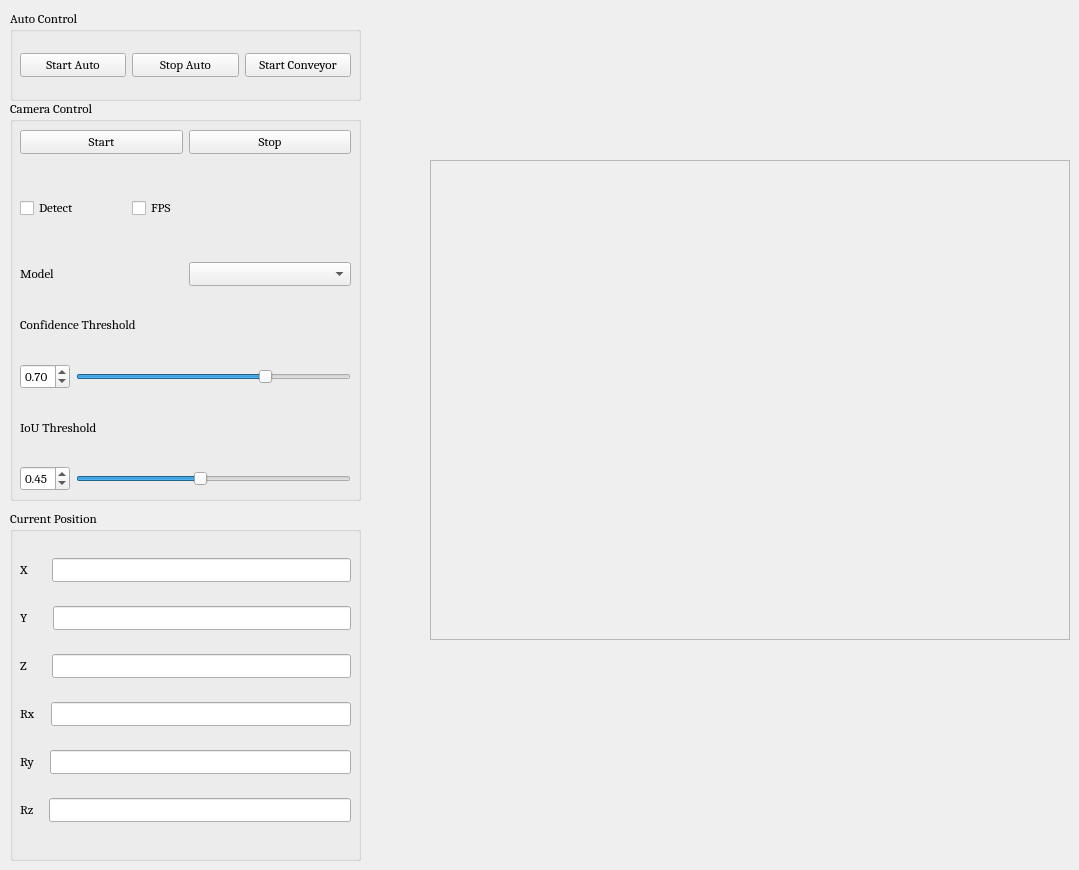
    <widget class="QWidget" name="autoTab">
     <attribute name="title">
      <string>Auto</string>
     </attribute>
     <widget class="QFrame" name="frame">
      <property name="geometry">
       <rect>
        <x>430</x>
        <y>160</y>
        <width>640</width>
        <height>480</height>
       </rect>
      </property>
      <property name="font">
       <font>
        <family>Cambria</family>
        <pointsize>10</pointsize>
       </font>
      </property>
      <property name="frameShape">
       <enum>QFrame::StyledPanel</enum>
      </property>
      <property name="frameShadow">
       <enum>QFrame::Raised</enum>
      </property>
      <widget class="QLabel" name="img_label">
       <property name="geometry">
        <rect>
         <x>70</x>
         <y>40</y>
         <width>55</width>
         <height>16</height>
        </rect>
       </property>
       <property name="font">
        <font>
         <family>Cambria</family>
         <pointsize>10</pointsize>
        </font>
       </property>
       <property name="text">
        <string/>
       </property>
      </widget>
     </widget>
     <widget class="QGroupBox" name="groupBox_4">
      <property name="geometry">
       <rect>
        <x>10</x>
        <y>100</y>
        <width>351</width>
        <height>401</height>
       </rect>
      </property>
      <property name="font">
       <font>
        <family>Cambria</family>
        <pointsize>10</pointsize>
       </font>
      </property>
      <property name="title">
       <string>Camera Control</string>
      </property>
      <widget class="QWidget" name="verticalLayoutWidget_6">
       <property name="geometry">
        <rect>
         <x>10</x>
         <y>30</y>
         <width>331</width>
         <height>361</height>
        </rect>
       </property>
       <property name="font">
        <font>
         <family>Cambria</family>
         <pointsize>10</pointsize>
        </font>
       </property>
       <layout class="QVBoxLayout" name="verticalLayout_8">
        <item>
         <layout class="QHBoxLayout" name="horizontalLayout_31">
          <item>
           <widget class="QPushButton" name="startCam_btn">
            <property name="font">
             <font>
              <family>Cambria</family>
              <pointsize>10</pointsize>
             </font>
            </property>
            <property name="text">
             <string>Start</string>
            </property>
           </widget>
          </item>
          <item>
           <widget class="QPushButton" name="stopCam_btn">
            <property name="font">
             <font>
              <family>Cambria</family>
              <pointsize>10</pointsize>
             </font>
            </property>
            <property name="text">
             <string>Stop</string>
            </property>
           </widget>
          </item>
         </layout>
        </item>
        <item>
         <layout class="QHBoxLayout" name="horizontalLayout_32">
          <item>
           <widget class="QCheckBox" name="detect_box">
            <property name="font">
             <font>
              <family>Cambria</family>
              <pointsize>10</pointsize>
             </font>
            </property>
            <property name="text">
             <string>Detect</string>
            </property>
           </widget>
          </item>
          <item>
           <widget class="QCheckBox" name="fps_box">
            <property name="font">
             <font>
              <family>Cambria</family>
              <pointsize>10</pointsize>
             </font>
            </property>
            <property name="text">
             <string>FPS</string>
            </property>
           </widget>
          </item>
          <item>
           <widget class="QLabel" name="fps_label">
            <property name="font">
             <font>
              <family>Cambria</family>
              <pointsize>10</pointsize>
             </font>
            </property>
            <property name="text">
             <string/>
            </property>
           </widget>
          </item>
         </layout>
        </item>
        <item>
         <layout class="QHBoxLayout" name="horizontalLayout_33">
          <item>
           <widget class="QLabel" name="label_10">
            <property name="font">
             <font>
              <family>Cambria</family>
              <pointsize>10</pointsize>
             </font>
            </property>
            <property name="text">
             <string>Model</string>
            </property>
           </widget>
          </item>
          <item>
           <widget class="QComboBox" name="comboBox">
            <property name="font">
             <font>
              <family>Cambria</family>
              <pointsize>10</pointsize>
             </font>
            </property>
           </widget>
          </item>
         </layout>
        </item>
        <item>
         <layout class="QVBoxLayout" name="verticalLayout_9">
          <item>
           <widget class="QLabel" name="confLabel_2">
            <property name="font">
             <font>
              <family>Cambria</family>
              <pointsize>10</pointsize>
             </font>
            </property>
            <property name="text">
             <string>Confidence Threshold</string>
            </property>
           </widget>
          </item>
          <item>
           <layout class="QHBoxLayout" name="horizontalLayout_34">
            <item>
             <widget class="QDoubleSpinBox" name="confSpinBox">
              <property name="font">
               <font>
                <family>Cambria</family>
                <pointsize>10</pointsize>
               </font>
              </property>
              <property name="maximum">
               <double>1.000000000000000</double>
              </property>
              <property name="singleStep">
               <double>0.010000000000000</double>
              </property>
              <property name="value">
               <double>0.700000000000000</double>
              </property>
             </widget>
            </item>
            <item>
             <widget class="QSlider" name="confSlider">
              <property name="font">
               <font>
                <family>Cambria</family>
                <pointsize>10</pointsize>
               </font>
              </property>
              <property name="maximum">
               <number>100</number>
              </property>
              <property name="value">
               <number>70</number>
              </property>
              <property name="orientation">
               <enum>Qt::Horizontal</enum>
              </property>
             </widget>
            </item>
           </layout>
          </item>
         </layout>
        </item>
        <item>
         <layout class="QVBoxLayout" name="verticalLayout_10">
          <item>
           <widget class="QLabel" name="iouLabel_2">
            <property name="font">
             <font>
              <family>Cambria</family>
              <pointsize>10</pointsize>
             </font>
            </property>
            <property name="text">
             <string>IoU Threshold</string>
            </property>
           </widget>
          </item>
          <item>
           <layout class="QHBoxLayout" name="horizontalLayout_35">
            <item>
             <widget class="QDoubleSpinBox" name="iouSpinBox">
              <property name="font">
               <font>
                <family>Cambria</family>
                <pointsize>10</pointsize>
               </font>
              </property>
              <property name="maximum">
               <double>1.000000000000000</double>
              </property>
              <property name="singleStep">
               <double>0.010000000000000</double>
              </property>
              <property name="value">
               <double>0.450000000000000</double>
              </property>
             </widget>
            </item>
            <item>
             <widget class="QSlider" name="iouSlider">
              <property name="font">
               <font>
                <family>Cambria</family>
                <pointsize>10</pointsize>
               </font>
              </property>
              <property name="maximum">
               <number>100</number>
              </property>
              <property name="value">
               <number>45</number>
              </property>
              <property name="orientation">
               <enum>Qt::Horizontal</enum>
              </property>
             </widget>
            </item>
           </layout>
          </item>
         </layout>
        </item>
       </layout>
      </widget>
     </widget>
     <widget class="QGroupBox" name="groupBox_7">
      <property name="geometry">
       <rect>
        <x>10</x>
        <y>510</y>
        <width>351</width>
        <height>351</height>
       </rect>
      </property>
      <property name="font">
       <font>
        <family>Cambria</family>
        <pointsize>10</pointsize>
       </font>
      </property>
      <property name="title">
       <string>Current Position</string>
      </property>
      <widget class="QWidget" name="verticalLayoutWidget_5">
       <property name="geometry">
        <rect>
         <x>10</x>
         <y>30</y>
         <width>331</width>
         <height>301</height>
        </rect>
       </property>
       <property name="font">
        <font>
         <family>Cambria</family>
         <pointsize>10</pointsize>
        </font>
       </property>
       <layout class="QVBoxLayout" name="verticalLayout_5">
        <item>
         <layout class="QHBoxLayout" name="horizontalLayout_26" stretch="0,0">
          <property name="spacing">
           <number>23</number>
          </property>
          <property name="sizeConstraint">
           <enum>QLayout::SetDefaultConstraint</enum>
          </property>
          <item>
           <widget class="QLabel" name="X_label_13">
            <property name="sizePolicy">
             <sizepolicy hsizetype="Preferred" vsizetype="Preferred">
              <horstretch>0</horstretch>
              <verstretch>0</verstretch>
             </sizepolicy>
            </property>
            <property name="font">
             <font>
              <family>Cambria</family>
              <pointsize>10</pointsize>
             </font>
            </property>
            <property name="text">
             <string>X</string>
            </property>
           </widget>
          </item>
          <item>
           <widget class="QLineEdit" name="posX">
            <property name="enabled">
             <bool>true</bool>
            </property>
            <property name="font">
             <font>
              <family>Cambria</family>
              <pointsize>10</pointsize>
             </font>
            </property>
            <property name="text">
             <string/>
            </property>
           </widget>
          </item>
         </layout>
        </item>
        <item>
         <layout class="QHBoxLayout" name="horizontalLayout_27" stretch="0,0">
          <property name="spacing">
           <number>24</number>
          </property>
          <property name="sizeConstraint">
           <enum>QLayout::SetDefaultConstraint</enum>
          </property>
          <item>
           <widget class="QLabel" name="X_label_14">
            <property name="sizePolicy">
             <sizepolicy hsizetype="Preferred" vsizetype="Preferred">
              <horstretch>0</horstretch>
              <verstretch>0</verstretch>
             </sizepolicy>
            </property>
            <property name="font">
             <font>
              <family>Cambria</family>
              <pointsize>10</pointsize>
             </font>
            </property>
            <property name="text">
             <string>Y</string>
            </property>
           </widget>
          </item>
          <item>
           <widget class="QLineEdit" name="posY">
            <property name="enabled">
             <bool>true</bool>
            </property>
            <property name="font">
             <font>
              <family>Cambria</family>
              <pointsize>10</pointsize>
             </font>
            </property>
            <property name="text">
             <string/>
            </property>
           </widget>
          </item>
         </layout>
        </item>
        <item>
         <layout class="QHBoxLayout" name="horizontalLayout_28" stretch="0,0">
          <property name="spacing">
           <number>25</number>
          </property>
          <property name="sizeConstraint">
           <enum>QLayout::SetDefaultConstraint</enum>
          </property>
          <item>
           <widget class="QLabel" name="X_label_15">
            <property name="sizePolicy">
             <sizepolicy hsizetype="Preferred" vsizetype="Preferred">
              <horstretch>0</horstretch>
              <verstretch>0</verstretch>
             </sizepolicy>
            </property>
            <property name="font">
             <font>
              <family>Cambria</family>
              <pointsize>10</pointsize>
             </font>
            </property>
            <property name="text">
             <string>Z</string>
            </property>
           </widget>
          </item>
          <item>
           <widget class="QLineEdit" name="posZ">
            <property name="enabled">
             <bool>true</bool>
            </property>
            <property name="font">
             <font>
              <family>Cambria</family>
              <pointsize>10</pointsize>
             </font>
            </property>
            <property name="text">
             <string/>
            </property>
           </widget>
          </item>
         </layout>
        </item>
        <item>
         <layout class="QHBoxLayout" name="horizontalLayout_29" stretch="0,0">
          <property name="spacing">
           <number>15</number>
          </property>
          <property name="sizeConstraint">
           <enum>QLayout::SetDefaultConstraint</enum>
          </property>
          <item>
           <widget class="QLabel" name="X_label_16">
            <property name="sizePolicy">
             <sizepolicy hsizetype="Preferred" vsizetype="Preferred">
              <horstretch>0</horstretch>
              <verstretch>0</verstretch>
             </sizepolicy>
            </property>
            <property name="font">
             <font>
              <family>Cambria</family>
              <pointsize>10</pointsize>
             </font>
            </property>
            <property name="text">
             <string>Rx</string>
            </property>
           </widget>
          </item>
          <item>
           <widget class="QLineEdit" name="posRx">
            <property name="enabled">
             <bool>true</bool>
            </property>
            <property name="font">
             <font>
              <family>Cambria</family>
              <pointsize>10</pointsize>
             </font>
            </property>
            <property name="text">
             <string/>
            </property>
           </widget>
          </item>
         </layout>
        </item>
        <item>
         <layout class="QHBoxLayout" name="horizontalLayout_30" stretch="0,0">
          <property name="spacing">
           <number>15</number>
          </property>
          <property name="sizeConstraint">
           <enum>QLayout::SetDefaultConstraint</enum>
          </property>
          <item>
           <widget class="QLabel" name="X_label_17">
            <property name="sizePolicy">
             <sizepolicy hsizetype="Preferred" vsizetype="Preferred">
              <horstretch>0</horstretch>
              <verstretch>0</verstretch>
             </sizepolicy>
            </property>
            <property name="font">
             <font>
              <family>Cambria</family>
              <pointsize>10</pointsize>
             </font>
            </property>
            <property name="text">
             <string>Ry</string>
            </property>
           </widget>
          </item>
          <item>
           <widget class="QLineEdit" name="posRy">
            <property name="enabled">
             <bool>true</bool>
            </property>
            <property name="font">
             <font>
              <family>Cambria</family>
              <pointsize>10</pointsize>
             </font>
            </property>
            <property name="text">
             <string/>
            </property>
           </widget>
          </item>
         </layout>
        </item>
        <item>
         <layout class="QHBoxLayout" name="horizontalLayout_36" stretch="0,0">
          <property name="spacing">
           <number>15</number>
          </property>
          <property name="sizeConstraint">
           <enum>QLayout::SetDefaultConstraint</enum>
          </property>
          <item>
           <widget class="QLabel" name="X_label_18">
            <property name="sizePolicy">
             <sizepolicy hsizetype="Preferred" vsizetype="Preferred">
              <horstretch>0</horstretch>
              <verstretch>0</verstretch>
             </sizepolicy>
            </property>
            <property name="font">
             <font>
              <family>Cambria</family>
              <pointsize>10</pointsize>
             </font>
            </property>
            <property name="text">
             <string>Rz</string>
            </property>
           </widget>
          </item>
          <item>
           <widget class="QLineEdit" name="posRz">
            <property name="enabled">
             <bool>true</bool>
            </property>
            <property name="font">
             <font>
              <family>Cambria</family>
              <pointsize>10</pointsize>
             </font>
            </property>
            <property name="text">
             <string/>
            </property>
           </widget>
          </item>
         </layout>
        </item>
       </layout>
      </widget>
     </widget>
     <widget class="QGroupBox" name="groupBox">
      <property name="geometry">
       <rect>
        <x>10</x>
        <y>10</y>
        <width>351</width>
        <height>91</height>
       </rect>
      </property>
      <property name="font">
       <font>
        <family>Cambria</family>
        <pointsize>10</pointsize>
       </font>
      </property>
      <property name="title">
       <string>Auto Control</string>
      </property>
      <widget class="QWidget" name="horizontalLayoutWidget_2">
       <property name="geometry">
        <rect>
         <x>10</x>
         <y>30</y>
         <width>331</width>
         <height>51</height>
        </rect>
       </property>
       <layout class="QHBoxLayout" name="horizontalLayout_37">
        <item>
         <widget class="QPushButton" name="startAuto_btn">
          <property name="text">
           <string>Start Auto</string>
          </property>
         </widget>
        </item>
        <item>
         <widget class="QPushButton" name="stopAuto_btn">
          <property name="text">
           <string>Stop Auto</string>
          </property>
         </widget>
        </item>
        <item>
         <widget class="QPushButton" name="startConveyor_btn">
          <property name="font">
           <font>
            <family>Cambria</family>
            <pointsize>10</pointsize>
           </font>
          </property>
          <property name="text">
           <string>Start Conveyor</string>
          </property>
         </widget>
        </item>
       </layout>
      </widget>
     </widget>
    </widget>
